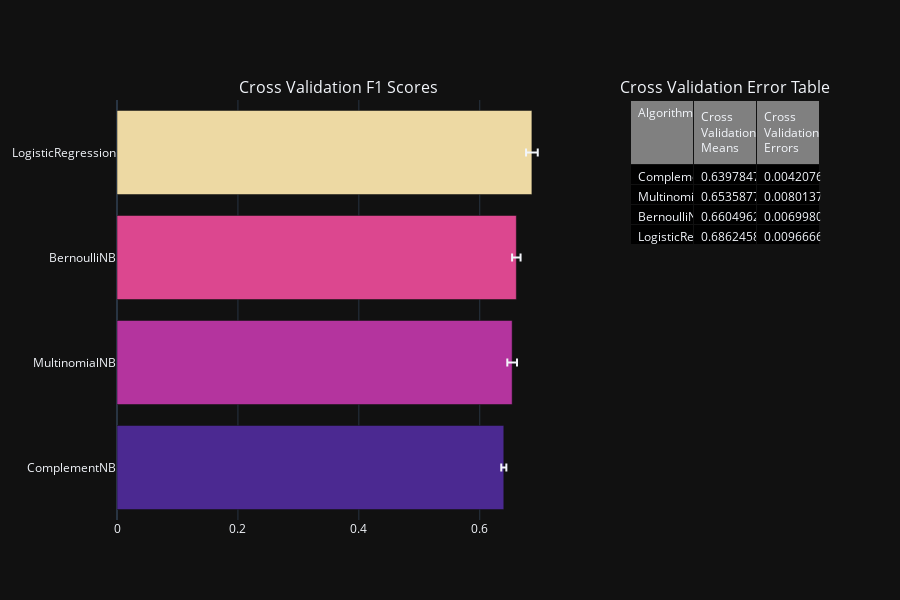

Here is the notebook cell this chart was saved with:
### Markdown cell above
### Csdgadfgdsf

### Code cell
# Vectorización BoW
vectorizer = CountVectorizer(max_features=5000)
X = vectorizer.fit_transform(df['cleaned_text']).toarray()  # Convertimos el texto a TF-IDF y lo pasamos a array
y = df['sentiment']  # Etiquetas

# Configuración de k-fold
kfold = StratifiedKFold(n_splits=5, shuffle=True, random_state=42)

# Lista de clasificadores Naive Bayes
classifiers = [
    MultinomialNB(),
    LogisticRegression(),
    BernoulliNB(),
    ComplementNB()
]

# Evaluación de los modelos con cross-validation
cv_results = []
for classifier in classifiers:
    cv_results.append(cross_val_score(classifier, X, y, scoring="f1_macro", cv=kfold, n_jobs=-1))

# Calcular medias y desviaciones estándar de los resultados
cv_means = [result.mean() for result in cv_results]
cv_std = [result.std() for result in cv_results]

# Crear un DataFrame con los resultados
cv_res = pd.DataFrame({
    "CrossValMeans": cv_means,
    "CrossValErrors": cv_std,
    "Algorithm": ["MultinomialNB", "LogisticRegression", "BernoulliNB", "ComplementNB"]
})
cv_res = cv_res.sort_values(by="CrossValMeans", ascending=True)

# Visualización de los resultados
fig = make_subplots(
    rows=1, cols=2,
    column_widths=[0.7, 0.3],
    specs=[[{"type": "bar"}, {"type": "table"}]],
    subplot_titles=("Cross Validation F1 Scores", "Cross Validation Error Table")
)

# Gráfico de barras
fig.add_trace(go.Bar(
    x=cv_res['CrossValMeans'],
    y=cv_res['Algorithm'],
    orientation='h',  # Barras horizontales
    error_x=dict(type='data', array=cv_res['CrossValErrors']),
    marker=dict(color=cv_res['CrossValMeans'], colorscale='Agsunset')
), row=1, col=1)

# Tabla de resultados
fig.add_trace(go.Table(
    header=dict(values=["Algorithm", "Cross Validation Means", "Cross Validation Errors"],
                fill_color='grey',
                align='left'),
    cells=dict(values=[cv_res['Algorithm'], cv_res['CrossValMeans'], cv_res['CrossValErrors']],
               fill_color='black',
               align='left')
), row=1, col=2)

# Configuración del layout
fig.update_layout(
    height=600,
    showlegend=False,
    template="plotly_dark"
)

# Mostrar la gráfica
fig.show()

### Figure 1 — Plotly figure (JSON) as saved in the notebook; plotly's stock layout.template omitted (floating-point values rounded to 4 significant figures)
{"data": [{"error_x": {"array": [0.004208, 0.008014, 0.006998, 0.009667], "type": "data"}, "marker": {"color": [0.6398, 0.6536, 0.6605, 0.6862], "colorscale": [[0, "rgb(75, 41, 145)"], [0.1667, "rgb(135, 44, 162)"], [0.3333, "rgb(192, 54, 157)"], [0.5, "rgb(234, 79, 136)"], [0.6667, "rgb(250, 120, 118)"], [0.8333, "rgb(246, 169, 122)"], [1, "rgb(237, 217, 163)"]]}, "orientation": "h", "type": "bar", "x": [0.6398, 0.6536, 0.6605, 0.6862], "xaxis": "x", "y": ["ComplementNB", "MultinomialNB", "BernoulliNB", "LogisticRegression"], "yaxis": "y"}, {"cells": {"align": "left", "fill": {"color": "black"}, "values": [["ComplementNB", "MultinomialNB", "BernoulliNB", "LogisticRegression"], [0.6398, 0.6536, 0.6605, 0.6862], [0.004208, 0.008014, 0.006998, 0.009667]]}, "domain": {"x": [0.73, 1], "y": [0, 1]}, "header": {"align": "left", "fill": {"color": "grey"}, "values": ["Algorithm", "Cross Validation Means", "Cross Validation Errors"]}, "type": "table"}], "layout": {"annotations": [{"font": {"size": 16}, "showarrow": false, "text": "Cross Validation F1 Scores", "x": 0.315, "xanchor": "center", "xref": "paper", "y": 1, "yanchor": "bottom", "yref": "paper"}, {"font": {"size": 16}, "showarrow": false, "text": "Cross Validation Error Table", "x": 0.865, "xanchor": "center", "xref": "paper", "y": 1, "yanchor": "bottom", "yref": "paper"}], "height": 600, "showlegend": false, "xaxis": {"anchor": "y", "domain": [0, 0.63]}, "yaxis": {"anchor": "x", "domain": [0, 1]}}}
